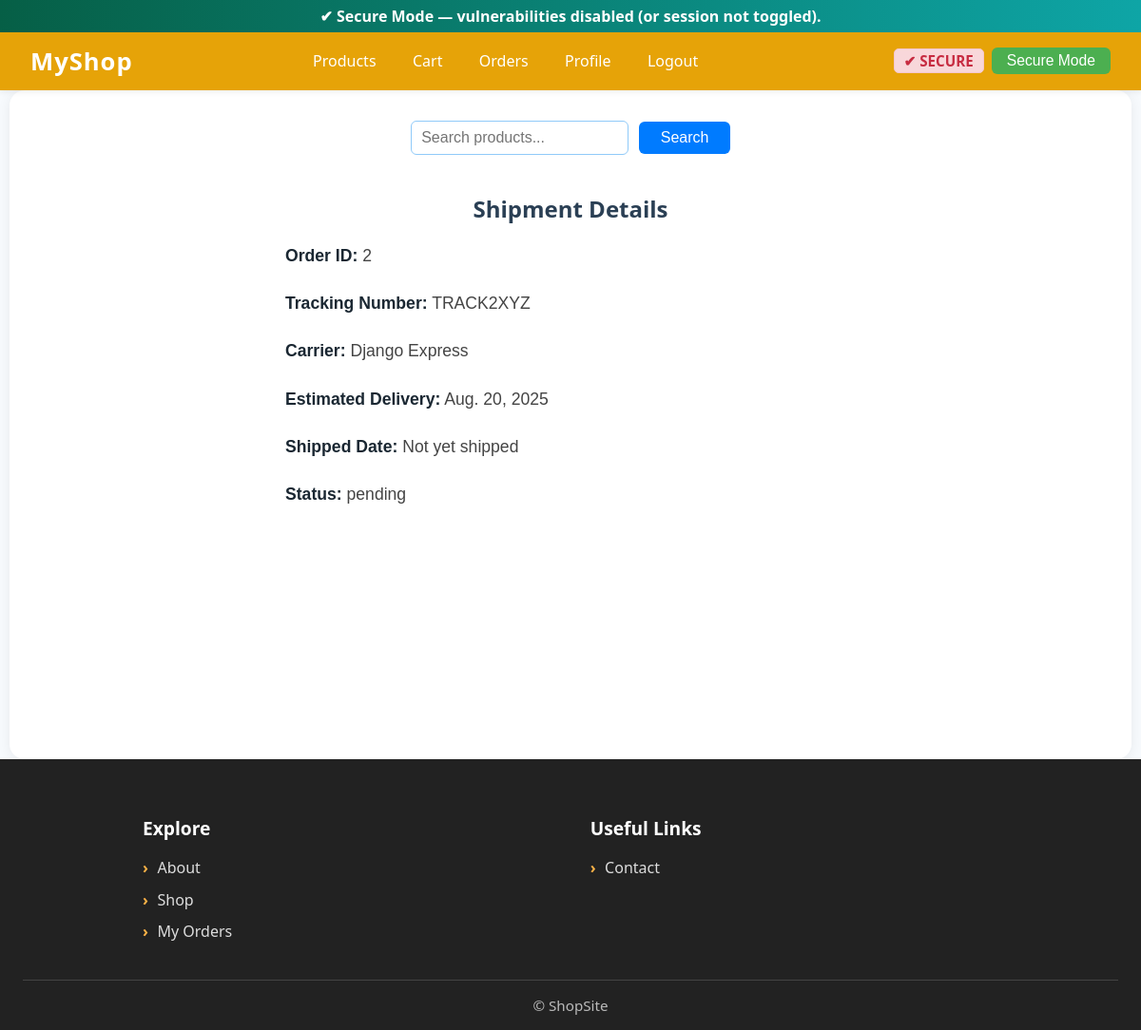
The page /shipping/details/2/ (signed in) on the database as committed earlier.
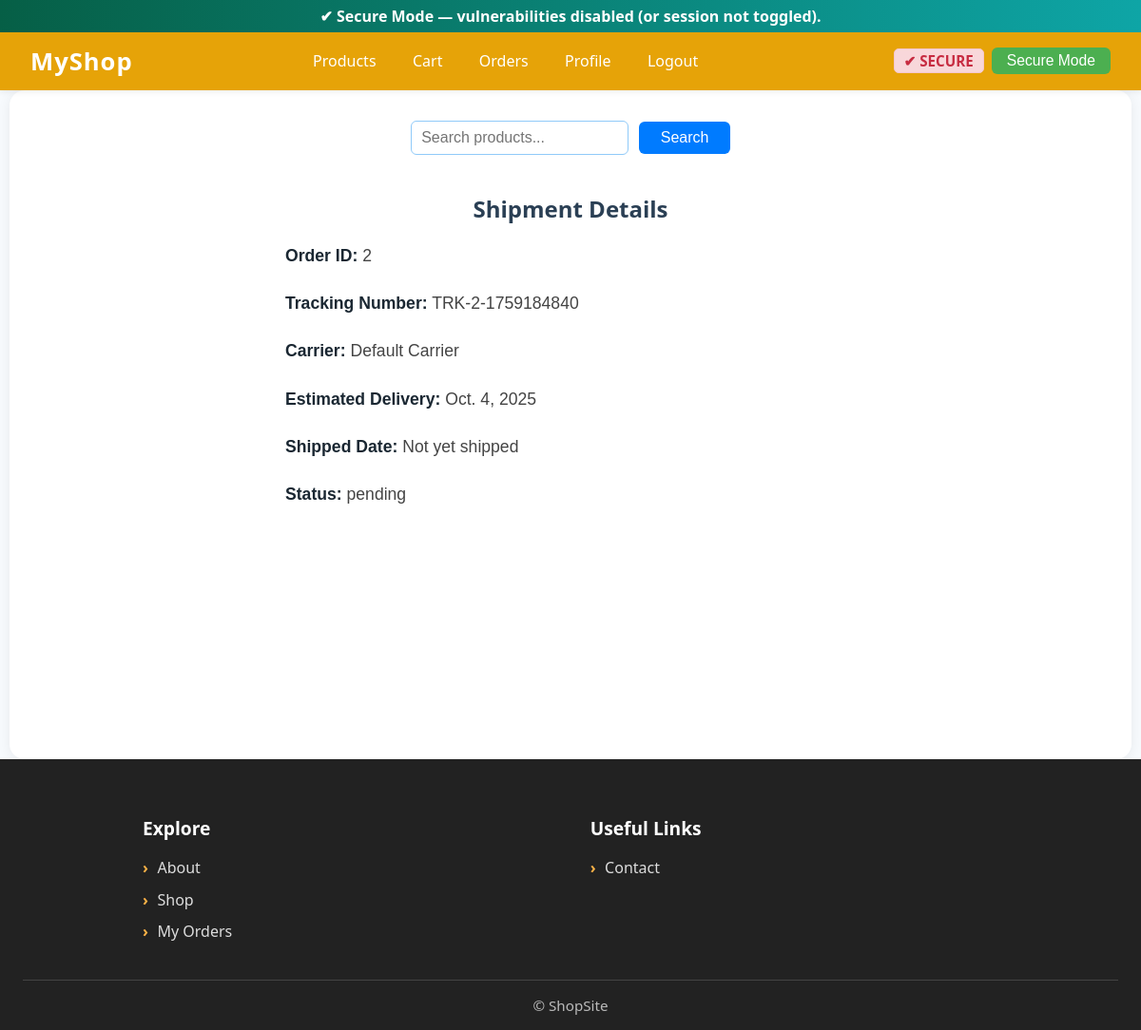
The same page on the database as committed later.
### shipping/models.py (models this page shows, shortened)
class Shipment(models.Model):
    order = models.OneToOneField(
        "orders.Order",
        on_delete=models.CASCADE,
        related_name="shipment"
    )
    tracking_number = models.CharField(max_length=100)
    carrier = models.CharField(max_length=100)
    estimated_delivery = models.DateField()
    shipped_date = models.DateField(null=True, blank=True)
    delivered_date = models.DateField(null=True, blank=True)
    status = models.CharField(
        max_length=50,
        choices=[
            ("pending", "Pending"),
            ("shipped", "Shipped"),
            ("in_transit", "In Transit"),
            ("delivered", "Delivered"),
            ("delayed", "Delayed"),
            ("out_of_stock", "Out of Stock"),
        ],
        default="pending"
    )
    last_updated = models.DateTimeField(auto_now=True)  # track changes

### orders/models.py (models this page shows, shortened)
class Order(models.Model):
    SECURE = "secure"
    VULNERABLE = "vulnerable"
    MODE_CHOICES = [
        (SECURE, "Secure"),
        (VULNERABLE, "Vulnerable"),
    ]
    user = models.ForeignKey(
        settings.AUTH_USER_MODEL,
        on_delete=models.SET_NULL,
        null=True, blank=True,
        related_name="orders"
    )
    total = models.DecimalField(max_digits=10, decimal_places=2)
    created_at = models.DateTimeField(auto_now_add=True)
    updated_at = models.DateTimeField(auto_now=True)
    mode = models.CharField(
        max_length=12,
        choices=MODE_CHOICES,
        default=SECURE,
    )

### shipping/views.py (the view)
# urls.py: path('details/<int:order_id>/', views.shipping_details, name='shipping_details'),
def shipping_details(request, order_id):
    mode = request.session.get("sim_mode", "secure")
    shipment = get_object_or_404(Shipment, order_id=order_id)
    user_ip = get_client_ip(request)
    if mode == "secure":
        if request.user.is_authenticated:
            if shipment.order.user != request.user and not request.user.is_staff:
                send_security_event(
                    f"Unauthorized shipment access attempt by {request.user.username}", user_ip
                )
                return HttpResponseForbidden("Not allowed to view this shipment.")
        else:
            return HttpResponseForbidden("Login required to view this shipment.")
        template_name = "shipping/shipment_detail.html"
        send_security_event(
            f"Secure shipment access for order_id={order_id}", user_ip
        )
    else:  # vulnerable mode
        template_name = "shipping/vuln_shipment_detail.html"
        send_security_event(
            f"VULNERABLE shipment access for order_id={order_id}", user_ip
        )
    return render(request, template_name, {"shipment": shipment, "mode": mode})

### core/context_processors.py (called while the page is built)
def simulation_mode(request):
    session_mode = request.session.get(
        "sim_mode", getattr(settings, "SIMULATION_MODE", "secure")
    )
    return {"simulation_mode": session_mode}

### security_client.py (called while the page is built)
def send_security_event(event, ip="127.0.0.1"):
    try:
        response = requests.post(
            SECURITY_PROJECT_B_URL,
            json={
                "event_data": event,
                "ip_address": ip,
                "attack_type": "other"
            },
            timeout=5
        )
        return response.json()
    except Exception as e:
        return {"error": str(e)}

### shipping/views.py (called while the page is built)
def get_client_ip(request):
    x_forwarded_for = request.META.get("HTTP_X_FORWARDED_FOR")
    if x_forwarded_for:
        return x_forwarded_for.split(",")[0]
    return request.META.get("REMOTE_ADDR")

### shipping/templates/shipping/shipment_detail.html (shortened to what this page needs)
{% extends 'base.html' %}
{% load static %}
{% block extra_css %}
<link rel="stylesheet" href="{% static 'css/shipment_details.css' %}">
{% endblock %}
{% block content %}
<h2>Shipment Details</h2>
<p><strong>Order ID:</strong> {{ shipment.order.id }}</p>
<p><strong>Tracking Number:</strong> {{ shipment.tracking_number }}</p>
<p><strong>Carrier:</strong> {{ shipment.carrier }}</p>
<p><strong>Estimated Delivery:</strong> {{ shipment.estimated_delivery }}</p>
<p><strong>Shipped Date:</strong> {{ shipment.shipped_date|default:"Not yet shipped" }}</p>
<p><strong>Status:</strong> {{ shipment.status }}</p>
{% endblock %}

### templates/base.html (shortened to what this page needs)
{% load static %}
<!DOCTYPE html>
<html lang="en">
<head>
  <link rel="stylesheet" href="{% static 'css/styles.css' %}">
  <link rel="stylesheet" href="{% static 'css/main.css' %}">
  <link rel="stylesheet" href="{% static 'css/login.css' %}">
  {% block extra_css %}{% endblock %}
</head>
<body>
  <div id="mode-banner-root" aria-live="polite"></div>
  <nav class="navbar" role="navigation" aria-label="Main navigation">
    <div class="logo"><a href="{% url 'home' %}">MyShop</a></div>
    <div class="nav-links">
      {% if user.is_authenticated %}
        <a href="{% url 'products:product_list' %}">Products</a>
        <a href="{% url 'cart:cart_view' %}">Cart</a>
        <a href="{% url 'orders:my_orders' %}">Orders</a>
        <a href="{% url 'accounts:profile' %}">Profile</a>
        <a href="{% url 'accounts:logout' %}">Logout</a>
      {% else %}
        <a href="{% url 'products:product_list' %}">Products</a>
        <a href="{% url 'accounts:login' %}">Login</a>
        <a href="{% url 'accounts:register' %}">Register</a>
      {% endif %}
    </div>
    <div class="toggle-panel" style="display:flex; align-items:center; gap:8px;">
      <span id="vuln-label" class="vuln-label" style="font-weight:600;"></span>
      <button id="toggle-mode-btn" class="toggle-btn" aria-pressed="false" aria-label="Toggle lab mode"></button>
    </div>
  </nav>
  <div class="container">
    {% if user.is_authenticated %}
      <form method="get" action="{% url 'products:product_search' %}" class="fixed-search-form" role="search">
        <input type="text" name="q" placeholder="Search products..." required class="fixed-search-input" aria-label="Search products">
        <button type="submit" class="fixed-search-button">Search</button>
      </form>
    {% endif %}
    {% block content %}{% endblock %}
  </div>
  <footer class="main-footer">
    <div class="footer-container">
      <div class="footer-column">
        <h3>Explore</h3>
        <ul>
          <li><a href="#about"><span>›</span> About</a></li>
          <li><a href="{% url 'products:product_list' %}"><span>›</span> Shop</a></li>
          {% if user.is_authenticated %}
            <li><a href="{% url 'orders:my_orders' %}"><span>›</span> My Orders</a></li>
          {% endif %}
        </ul>
      </div>
      <div class="footer-column">
        <h3>Useful Links</h3>
        <ul>
          <li><a href="mailto:support@myshop.com"><span>›</span> Contact</a></li>
        </ul>
      </div>
    </div>
    <div class="footer-bottom">© {{ now|date:'Y' }} ShopSite</div>
  </footer>
</body>
</html>

### static/css/styles.css (style rules this page uses)
body { margin: 0; padding: 0; font-family: 'Segoe UI', Arial, sans-serif; background: #f7fafd; color: #222; }
.navbar { background-color: #e6a308; color: white; display: flex; align-items: center; justify-content: space-between; padding: 0.8rem 2rem; box-shadow: 0 2px 6px rgba(0,0,0,0.07); position: relative; }
.logo a { font-size: 1.6rem; font-weight: 700; color: white; text-decoration: none; letter-spacing: 1px; transition: color 0.2s; }
.nav-links { display: flex; gap: 1.2rem; }
.nav-links a { color: white; text-decoration: none; font-weight: 500; padding: 0.25rem 0.6rem; border-radius: 4px; transition: background 0.2s, color 0.2s; }
.toggle-panel { margin-left: 1rem; display: flex; align-items: center; gap: 0.8rem; }
.vuln-label { background: #f8d7da; color: #c72c41; font-weight: bold; font-size: 0.95rem; padding: 2px 10px; border-radius: 5px; border: 1px solid #f5c6cb; }
.toggle-btn { background: #007BFF; color: white; border: none; padding: 5px 16px; border-radius: 6px; cursor: pointer; font-weight: 500; font-size: 0.98rem; transition: background-color 0.2s; }
.container { max-width: 1100px; margin: 0 auto; padding: 2rem 2.5rem; background: #fff; min-height: 80vh; border-radius: 16px; box-shadow: 0 2px 14px rgba(0,0,0,0.07); }
.fixed-search-form { display: flex; justify-content: center; align-items: center; gap: 0.7rem; }
.fixed-search-input { border: 1.2px solid #90caf9; border-radius: 6px; font-size: 1rem; padding: 0.5rem 10px; outline: none; transition: border-color 0.3s; }
.fixed-search-button { background: #007BFF; color: white; font-weight: 500; border: none; padding: 0.5rem 1.4rem; border-radius: 6px; cursor: pointer; font-size: 1rem; transition: background 0.3s; }
.main-footer { background-color: #222; color: #ddd; padding: 2.5rem 1.5rem 1rem 1.5rem; font-family: 'Segoe UI', Tahoma, Geneva, Verdana, sans-serif; }
.footer-container { display: flex; justify-content: center; gap: 4rem; max-width: 900px; margin: 0 auto 1.8rem auto; flex-wrap: wrap; }
.footer-column { min-width: 160px; flex-grow: 1; }
.footer-column h3 { color: #fff; font-weight: 700; margin-bottom: 1.1rem; font-size: 1.2rem; }
.footer-column ul { list-style: none; padding: 0; margin: 0; }
.footer-column ul li { margin-bottom: 0.7rem; }
.footer-column ul li a { color: #ddd; text-decoration: none; font-weight: 500; font-size: 1rem; transition: color 0.3s ease; display: inline-flex; align-items: center; }
.footer-column ul li a span { margin-right: 0.6rem; font-weight: 700; color: #ffb347; }
.footer-bottom { text-align: center; font-size: 0.95rem; color: #bbb; border-top: 1px solid #444; padding-top: 1rem; user-select: none; }

### static/css/shipment_details.css (style rules this page uses)
h2 { text-align: center; margin-top: 2.5rem; font-family: 'Segoe UI', Tahoma, Geneva, Verdana, sans-serif; color: #2a3f54; font-weight: 600; }
p { max-width: 600px; margin: 1rem auto; font-family: Arial, sans-serif; font-size: 1.1rem; color: #444; line-height: 1.5; }
p strong { color: #1a2732; font-weight: 700; }
p + p { margin-top: 1.5rem; }

Rows that differ between the two databases and show on the page:
changed Shipment "Not yet shipped": tracking_number "TRACK2XYZ" → "TRK-2-1759184840"; carrier "Django Express" → "Default Carrier"; estimated_delivery "Aug. 20, 2025" → "Oct. 4, 2025"
